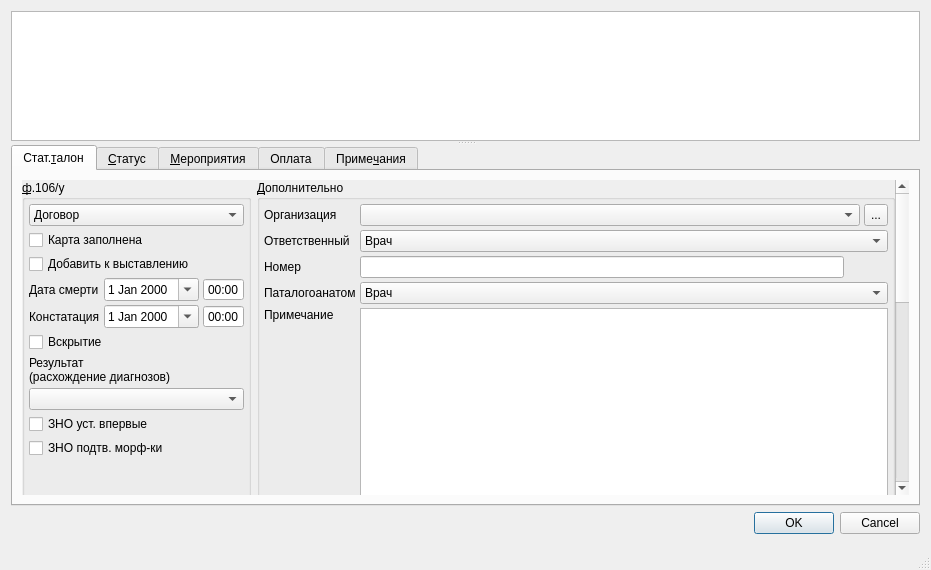
<?xml version="1.0" encoding="UTF-8"?>
<ui version="4.0">
 <class>Dialog</class>
 <widget class="QDialog" name="Dialog">
  <property name="geometry">
   <rect>
    <x>0</x>
    <y>0</y>
    <width>931</width>
    <height>570</height>
   </rect>
  </property>
  <property name="windowTitle">
   <string>Dialog</string>
  </property>
  <property name="sizeGripEnabled">
   <bool>true</bool>
  </property>
  <layout class="QVBoxLayout" name="verticalLayout">
   <item>
    <widget class="QSplitter" name="sptTopLevel">
     <property name="orientation">
      <enum>Qt::Vertical</enum>
     </property>
     <widget class="CTextBrowser" name="txtClientInfoBrowser">
      <property name="sizePolicy">
       <sizepolicy hsizetype="Expanding" vsizetype="Preferred">
        <horstretch>0</horstretch>
        <verstretch>0</verstretch>
       </sizepolicy>
      </property>
      <property name="minimumSize">
       <size>
        <width>0</width>
        <height>100</height>
       </size>
      </property>
      <property name="maximumSize">
       <size>
        <width>16777215</width>
        <height>130</height>
       </size>
      </property>
      <property name="focusPolicy">
       <enum>Qt::ClickFocus</enum>
      </property>
      <property name="whatsThis">
       <string>Описание пациента</string>
      </property>
      <property name="html">
       <string>&lt;!DOCTYPE HTML PUBLIC &quot;-//W3C//DTD HTML 4.0//EN&quot; &quot;http://www.w3.org/TR/REC-html40/strict.dtd&quot;&gt;
&lt;html&gt;&lt;head&gt;&lt;meta name=&quot;qrichtext&quot; content=&quot;1&quot; /&gt;&lt;style type=&quot;text/css&quot;&gt;
p, li { white-space: pre-wrap; }
&lt;/style&gt;&lt;/head&gt;&lt;body style=&quot; font-family:'Noto Sans'; font-size:10pt; font-weight:400; font-style:normal;&quot;&gt;
&lt;p style=&quot;-qt-paragraph-type:empty; margin-top:0px; margin-bottom:0px; margin-left:0px; margin-right:0px; -qt-block-indent:0; text-indent:0px; font-family:'MS Shell Dlg 2'; font-size:8pt;&quot;&gt;&lt;br /&gt;&lt;/p&gt;&lt;/body&gt;&lt;/html&gt;</string>
      </property>
     </widget>
     <widget class="QTabWidget" name="tabWidget">
      <property name="tabPosition">
       <enum>QTabWidget::North</enum>
      </property>
      <property name="tabShape">
       <enum>QTabWidget::Rounded</enum>
      </property>
      <property name="currentIndex">
       <number>0</number>
      </property>
      <widget class="QWidget" name="tabToken">
       <attribute name="title">
        <string>Стат.&amp;талон</string>
       </attribute>
       <layout class="QVBoxLayout" name="verticalLayout_2">
        <item>
         <widget class="QScrollArea" name="scrollArea">
          <property name="frameShape">
           <enum>QFrame::NoFrame</enum>
          </property>
          <property name="widgetResizable">
           <bool>true</bool>
          </property>
          <widget class="QWidget" name="scrollAreaWidgetContents">
           <property name="geometry">
            <rect>
             <x>0</x>
             <y>0</y>
             <width>879</width>
             <height>901</height>
            </rect>
           </property>
           <layout class="QVBoxLayout" name="verticalLayout_5">
            <property name="margin">
             <number>0</number>
            </property>
            <item>
             <widget class="QSplitter" name="splitter">
              <property name="sizePolicy">
               <sizepolicy hsizetype="Preferred" vsizetype="Minimum">
                <horstretch>0</horstretch>
                <verstretch>0</verstretch>
               </sizepolicy>
              </property>
              <property name="orientation">
               <enum>Qt::Vertical</enum>
              </property>
              <widget class="QWidget" name="horizontalWidget" native="true">
               <layout class="QHBoxLayout" name="horizontalLayout_3">
                <property name="margin">
                 <number>0</number>
                </property>
                <item>
                 <widget class="QGroupBox" name="grpBase">
                  <property name="sizePolicy">
                   <sizepolicy hsizetype="Maximum" vsizetype="Preferred">
                    <horstretch>0</horstretch>
                    <verstretch>0</verstretch>
                   </sizepolicy>
                  </property>
                  <property name="title">
                   <string>&amp;ф.106/у</string>
                  </property>
                  <layout class="QGridLayout" name="_2">
                   <property name="margin">
                    <number>4</number>
                   </property>
                   <property name="spacing">
                    <number>4</number>
                   </property>
                   <item row="3" column="1" colspan="2">
                    <widget class="QFrame" name="frmBegDateTime">
                     <property name="sizePolicy">
                      <sizepolicy hsizetype="Maximum" vsizetype="Preferred">
                       <horstretch>0</horstretch>
                       <verstretch>0</verstretch>
                      </sizepolicy>
                     </property>
                     <property name="frameShape">
                      <enum>QFrame::NoFrame</enum>
                     </property>
                     <property name="frameShadow">
                      <enum>QFrame::Plain</enum>
                     </property>
                     <property name="lineWidth">
                      <number>0</number>
                     </property>
                     <layout class="QHBoxLayout" name="horizontalLayout">
                      <property name="spacing">
                       <number>4</number>
                      </property>
                      <property name="margin">
                       <number>0</number>
                      </property>
                      <item>
                       <widget class="CDateEdit" name="edtBegDate">
                        <property name="sizePolicy">
                         <sizepolicy hsizetype="Maximum" vsizetype="Fixed">
                          <horstretch>0</horstretch>
                          <verstretch>0</verstretch>
                         </sizepolicy>
                        </property>
                        <property name="whatsThis">
                         <string>дата начала осмотра</string>
                        </property>
                        <property name="calendarPopup">
                         <bool>true</bool>
                        </property>
                       </widget>
                      </item>
                      <item>
                       <widget class="QTimeEdit" name="edtBegTime">
                        <property name="buttonSymbols">
                         <enum>QAbstractSpinBox::NoButtons</enum>
                        </property>
                        <property name="displayFormat">
                         <string>HH:mm</string>
                        </property>
                       </widget>
                      </item>
                     </layout>
                    </widget>
                   </item>
                   <item row="4" column="1" colspan="2">
                    <widget class="QFrame" name="frmEndDateTime">
                     <property name="sizePolicy">
                      <sizepolicy hsizetype="Maximum" vsizetype="Preferred">
                       <horstretch>0</horstretch>
                       <verstretch>0</verstretch>
                      </sizepolicy>
                     </property>
                     <property name="frameShape">
                      <enum>QFrame::NoFrame</enum>
                     </property>
                     <property name="frameShadow">
                      <enum>QFrame::Plain</enum>
                     </property>
                     <property name="lineWidth">
                      <number>0</number>
                     </property>
                     <layout class="QHBoxLayout" name="horizontalLayout_2">
                      <property name="spacing">
                       <number>4</number>
                      </property>
                      <property name="margin">
                       <number>0</number>
                      </property>
                      <item>
                       <widget class="CDateEdit" name="edtEndDate">
                        <property name="sizePolicy">
                         <sizepolicy hsizetype="Maximum" vsizetype="Fixed">
                          <horstretch>0</horstretch>
                          <verstretch>0</verstretch>
                         </sizepolicy>
                        </property>
                        <property name="whatsThis">
                         <string>дата окончания осмотра</string>
                        </property>
                        <property name="calendarPopup">
                         <bool>true</bool>
                        </property>
                       </widget>
                      </item>
                      <item>
                       <widget class="QTimeEdit" name="edtEndTime">
                        <property name="buttonSymbols">
                         <enum>QAbstractSpinBox::NoButtons</enum>
                        </property>
                        <property name="displayFormat">
                         <string>HH:mm</string>
                        </property>
                       </widget>
                      </item>
                     </layout>
                    </widget>
                   </item>
                   <item row="3" column="0">
                    <widget class="QLabel" name="label_12">
                     <property name="text">
                      <string>Дата смерти</string>
                     </property>
                    </widget>
                   </item>
                   <item row="11" column="0" colspan="3">
                    <spacer>
                     <property name="orientation">
                      <enum>Qt::Vertical</enum>
                     </property>
                     <property name="sizeHint" stdset="0">
                      <size>
                       <width>80</width>
                       <height>81</height>
                      </size>
                     </property>
                    </spacer>
                   </item>
                   <item row="2" column="0" colspan="3">
                    <widget class="QCheckBox" name="chkExposeConfirmed">
                     <property name="text">
                      <string>Добавить к выставлению</string>
                     </property>
                    </widget>
                   </item>
                   <item row="0" column="0" colspan="3">
                    <widget class="CContractComboBox" name="cmbContract">
                     <property name="whatsThis">
                      <string>номер, дата и основание договора в рамках которого производится осмотр</string>
                     </property>
                     <item>
                      <property name="text">
                       <string>Договор</string>
                      </property>
                     </item>
                    </widget>
                   </item>
                   <item row="7" column="0" colspan="3">
                    <widget class="CRBComboBox" name="cmbResult">
                     <item>
                      <property name="text">
                       <string/>
                      </property>
                     </item>
                     <item>
                      <property name="text">
                       <string>Плановый</string>
                      </property>
                     </item>
                     <item>
                      <property name="text">
                       <string>Экстренный</string>
                      </property>
                     </item>
                     <item>
                      <property name="text">
                       <string>Самообращение</string>
                      </property>
                     </item>
                     <item>
                      <property name="text">
                       <string>Принудительный</string>
                      </property>
                     </item>
                    </widget>
                   </item>
                   <item row="5" column="0" colspan="3">
                    <widget class="QCheckBox" name="chkAutopsy">
                     <property name="sizePolicy">
                      <sizepolicy hsizetype="Preferred" vsizetype="Fixed">
                       <horstretch>0</horstretch>
                       <verstretch>0</verstretch>
                      </sizepolicy>
                     </property>
                     <property name="text">
                      <string>Вскрытие</string>
                     </property>
                    </widget>
                   </item>
                   <item row="8" column="0" colspan="3">
                    <widget class="QCheckBox" name="chkZNOFirst">
                     <property name="toolTip">
                      <string>ЗНО установлен впервые</string>
                     </property>
                     <property name="text">
                      <string>ЗНО уст. впервые</string>
                     </property>
                    </widget>
                   </item>
                   <item row="10" column="0" colspan="3">
                    <widget class="QCheckBox" name="chkZNOMorph">
                     <property name="toolTip">
                      <string>ЗНО потдверждён морфологически</string>
                     </property>
                     <property name="text">
                      <string>ЗНО подтв. морф-ки</string>
                     </property>
                    </widget>
                   </item>
                   <item row="4" column="0">
                    <widget class="QLabel" name="label_11">
                     <property name="text">
                      <string>Констатация</string>
                     </property>
                    </widget>
                   </item>
                   <item row="6" column="0" colspan="3">
                    <widget class="QLabel" name="lblOrder">
                     <property name="text">
                      <string>Результат 
(расхождение диагнозов)</string>
                     </property>
                    </widget>
                   </item>
                   <item row="1" column="0" colspan="3">
                    <widget class="QCheckBox" name="chkIsClosed">
                     <property name="text">
                      <string>Карта заполнена</string>
                     </property>
                    </widget>
                   </item>
                  </layout>
                 </widget>
                </item>
                <item>
                 <widget class="QGroupBox" name="grpExtra">
                  <property name="title">
                   <string>&amp;Дополнительно</string>
                  </property>
                  <layout class="QGridLayout" name="_3">
                   <property name="margin">
                    <number>4</number>
                   </property>
                   <property name="spacing">
                    <number>4</number>
                   </property>
                   <item row="0" column="0">
                    <widget class="QLabel" name="lblOrg">
                     <property name="text">
                      <string>Организация</string>
                     </property>
                    </widget>
                   </item>
                   <item row="0" column="1" colspan="2">
                    <widget class="CPolyclinicComboBox" name="cmbOrg"/>
                   </item>
                   <item row="0" column="3">
                    <widget class="QToolButton" name="btnSelectOrganisation">
                     <property name="sizePolicy">
                      <sizepolicy hsizetype="Fixed" vsizetype="Ignored">
                       <horstretch>0</horstretch>
                       <verstretch>0</verstretch>
                      </sizepolicy>
                     </property>
                     <property name="text">
                      <string>...</string>
                     </property>
                    </widget>
                   </item>
                   <item row="1" column="0">
                    <widget class="QLabel" name="lblPerson">
                     <property name="text">
                      <string>Ответственный</string>
                     </property>
                    </widget>
                   </item>
                   <item row="1" column="1" colspan="3">
                    <widget class="CPersonComboBoxEx" name="cmbPerson">
                     <property name="whatsThis">
                      <string>врач отвечающий за осмотр (терапевт)</string>
                     </property>
                     <item>
                      <property name="text">
                       <string>Врач</string>
                      </property>
                     </item>
                    </widget>
                   </item>
                   <item row="2" column="0">
                    <widget class="QLabel" name="lblNumber">
                     <property name="text">
                      <string>Номер</string>
                     </property>
                    </widget>
                   </item>
                   <item row="2" column="1">
                    <widget class="QLineEdit" name="edtNumber"/>
                   </item>
                   <item row="2" column="2" colspan="2">
                    <spacer>
                     <property name="orientation">
                      <enum>Qt::Horizontal</enum>
                     </property>
                     <property name="sizeHint" stdset="0">
                      <size>
                       <width>40</width>
                       <height>20</height>
                      </size>
                     </property>
                    </spacer>
                   </item>
                   <item row="3" column="0">
                    <widget class="QLabel" name="lblPerson2">
                     <property name="text">
                      <string>Паталогоанатом</string>
                     </property>
                    </widget>
                   </item>
                   <item row="3" column="1" colspan="3">
                    <widget class="CPersonComboBoxEx" name="cmbPerson2">
                     <property name="whatsThis">
                      <string>врач отвечающий за осмотр (терапевт)</string>
                     </property>
                     <item>
                      <property name="text">
                       <string>Врач</string>
                      </property>
                     </item>
                    </widget>
                   </item>
                   <item row="4" column="0">
                    <widget class="QLabel" name="lblNotes">
                     <property name="text">
                      <string>Примечание</string>
                     </property>
                     <property name="alignment">
                      <set>Qt::AlignLeading|Qt::AlignLeft|Qt::AlignVCenter</set>
                     </property>
                    </widget>
                   </item>
                   <item row="4" column="1" rowspan="2" colspan="3">
                    <widget class="QTextEdit" name="edtNote"/>
                   </item>
                   <item row="5" column="0">
                    <spacer>
                     <property name="orientation">
                      <enum>Qt::Vertical</enum>
                     </property>
                     <property name="sizeHint" stdset="0">
                      <size>
                       <width>81</width>
                       <height>51</height>
                      </size>
                     </property>
                    </spacer>
                   </item>
                  </layout>
                 </widget>
                </item>
               </layout>
              </widget>
              <widget class="QGroupBox" name="grpPreliminary">
               <property name="title">
                <string>&amp;Предварительные диагнозы</string>
               </property>
               <layout class="QVBoxLayout" name="verticalLayout_3">
                <item>
                 <widget class="CDiagnosticsInDocTableView" name="tblPreliminaryDiagnostics">
                  <property name="minimumSize">
                   <size>
                    <width>0</width>
                    <height>100</height>
                   </size>
                  </property>
                 </widget>
                </item>
               </layout>
              </widget>
              <widget class="QGroupBox" name="grpFinal">
               <property name="title">
                <string>&amp;Заключительные диагнозы</string>
               </property>
               <layout class="QVBoxLayout" name="verticalLayout_4">
                <item>
                 <widget class="CDiagnosticsInDocTableView" name="tblFinalDiagnostics">
                  <property name="minimumSize">
                   <size>
                    <width>0</width>
                    <height>100</height>
                   </size>
                  </property>
                 </widget>
                </item>
               </layout>
              </widget>
             </widget>
            </item>
           </layout>
          </widget>
         </widget>
        </item>
       </layout>
      </widget>
      <widget class="CActionsPage" name="tabStatus">
       <attribute name="title">
        <string>&amp;Статус</string>
       </attribute>
      </widget>
      <widget class="CActionsPage" name="tabMisc">
       <attribute name="title">
        <string>&amp;Мероприятия</string>
       </attribute>
      </widget>
      <widget class="CEventCashPage" name="tabCash">
       <attribute name="title">
        <string>Оплата</string>
       </attribute>
      </widget>
      <widget class="CEventNotesPage" name="tabNotes">
       <attribute name="title">
        <string>Приме&amp;чания</string>
       </attribute>
      </widget>
     </widget>
    </widget>
   </item>
   <item>
    <widget class="QDialogButtonBox" name="buttonBox">
     <property name="orientation">
      <enum>Qt::Horizontal</enum>
     </property>
     <property name="standardButtons">
      <set>QDialogButtonBox::Cancel|QDialogButtonBox::Ok</set>
     </property>
    </widget>
   </item>
   <item>
    <widget class="QStatusBar" name="statusBar">
     <property name="sizePolicy">
      <sizepolicy hsizetype="Preferred" vsizetype="Fixed">
       <horstretch>0</horstretch>
       <verstretch>0</verstretch>
      </sizepolicy>
     </property>
     <property name="toolTip">
      <string>A status bar</string>
     </property>
     <property name="whatsThis">
      <string>A status bar.</string>
     </property>
     <property name="sizeGripEnabled">
      <bool>false</bool>
     </property>
    </widget>
   </item>
  </layout>
 </widget>
 <customwidgets>
  <customwidget>
   <class>CRBComboBox</class>
   <extends>QComboBox</extends>
   <header>library/crbcombobox.h</header>
  </customwidget>
  <customwidget>
   <class>CPersonComboBoxEx</class>
   <extends>QComboBox</extends>
   <header>Orgs/PersonComboBoxEx.h</header>
  </customwidget>
  <customwidget>
   <class>CDateEdit</class>
   <extends>QDateEdit</extends>
   <header>library/DateEdit.h</header>
  </customwidget>
  <customwidget>
   <class>CTextBrowser</class>
   <extends>QTextBrowser</extends>
   <header>library/TextBrowser.h</header>
  </customwidget>
  <customwidget>
   <class>CContractComboBox</class>
   <extends>QComboBox</extends>
   <header>Orgs/OrgComboBox.h</header>
  </customwidget>
  <customwidget>
   <class>CActionsPage</class>
   <extends>QWidget</extends>
   <header>Events/ActionsPage.h</header>
   <container>1</container>
  </customwidget>
  <customwidget>
   <class>CEventNotesPage</class>
   <extends>QWidget</extends>
   <header>Events/EventNotesPage.h</header>
   <container>1</container>
  </customwidget>
  <customwidget>
   <class>CEventCashPage</class>
   <extends>QWidget</extends>
   <header>Events/EventCashPage.h</header>
   <container>1</container>
  </customwidget>
  <customwidget>
   <class>CDiagnosticsInDocTableView</class>
   <extends>QTableView</extends>
   <header>Events/EventDiagnosticsTable.h</header>
  </customwidget>
  <customwidget>
   <class>CPolyclinicComboBox</class>
   <extends>QComboBox</extends>
   <header>Orgs/OrgComboBox.h</header>
  </customwidget>
 </customwidgets>
 <tabstops>
  <tabstop>tabWidget</tabstop>
  <tabstop>scrollArea</tabstop>
  <tabstop>cmbContract</tabstop>
  <tabstop>chkIsClosed</tabstop>
  <tabstop>chkExposeConfirmed</tabstop>
  <tabstop>edtBegDate</tabstop>
  <tabstop>edtBegTime</tabstop>
  <tabstop>edtEndDate</tabstop>
  <tabstop>edtEndTime</tabstop>
  <tabstop>chkAutopsy</tabstop>
  <tabstop>cmbResult</tabstop>
  <tabstop>chkZNOFirst</tabstop>
  <tabstop>chkZNOMorph</tabstop>
  <tabstop>cmbOrg</tabstop>
  <tabstop>btnSelectOrganisation</tabstop>
  <tabstop>cmbPerson</tabstop>
  <tabstop>edtNumber</tabstop>
  <tabstop>cmbPerson2</tabstop>
  <tabstop>edtNote</tabstop>
  <tabstop>tblPreliminaryDiagnostics</tabstop>
  <tabstop>tblFinalDiagnostics</tabstop>
  <tabstop>buttonBox</tabstop>
 </tabstops>
 <resources/>
 <connections>
  <connection>
   <sender>buttonBox</sender>
   <signal>accepted()</signal>
   <receiver>Dialog</receiver>
   <slot>accept()</slot>
   <hints>
    <hint type="sourcelabel">
     <x>607</x>
     <y>727</y>
    </hint>
    <hint type="destinationlabel">
     <x>574</x>
     <y>746</y>
    </hint>
   </hints>
  </connection>
  <connection>
   <sender>buttonBox</sender>
   <signal>rejected()</signal>
   <receiver>Dialog</receiver>
   <slot>reject()</slot>
   <hints>
    <hint type="sourcelabel">
     <x>680</x>
     <y>727</y>
    </hint>
    <hint type="destinationlabel">
     <x>672</x>
     <y>746</y>
    </hint>
   </hints>
  </connection>
 </connections>
</ui>
